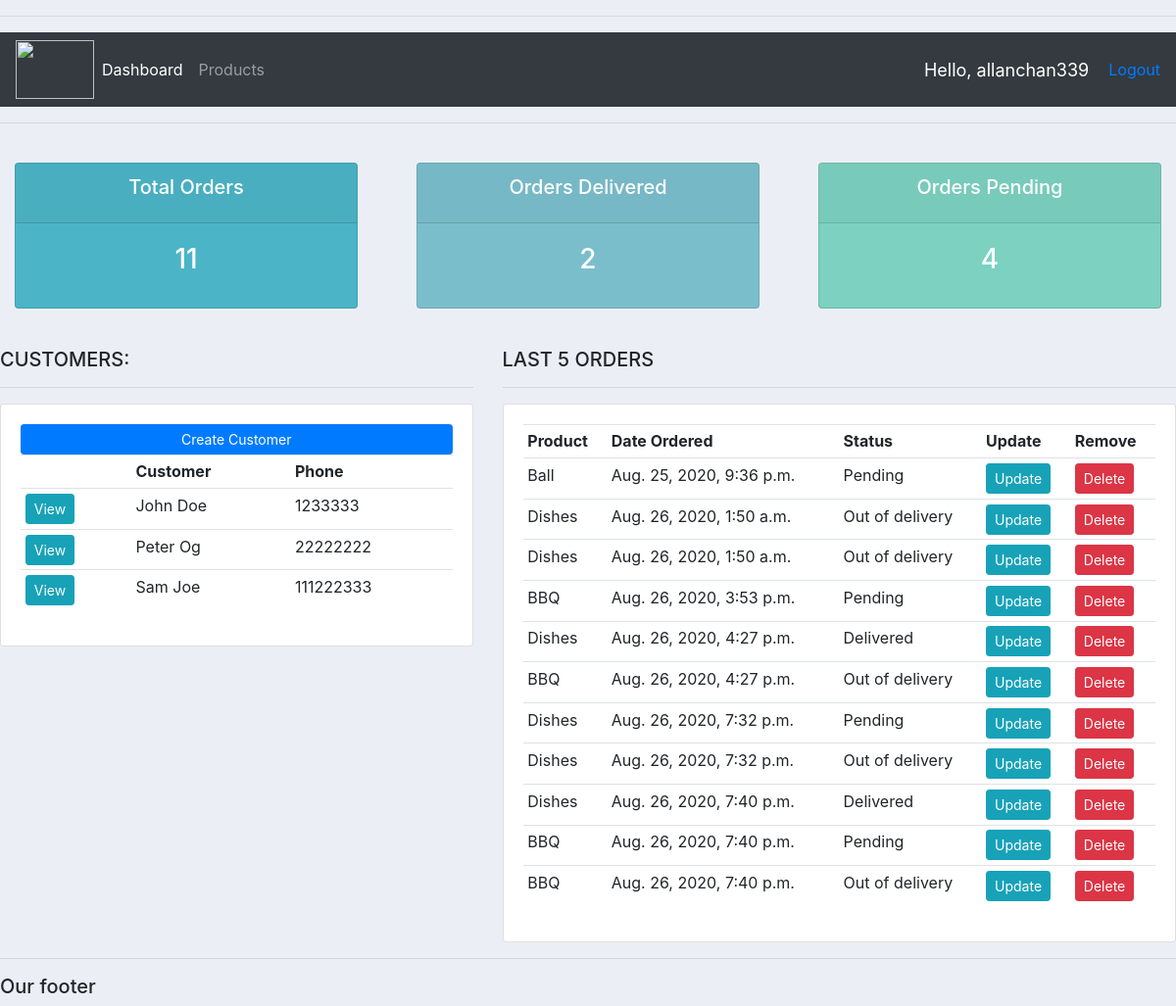
Before: / (signed in) with the older database file.
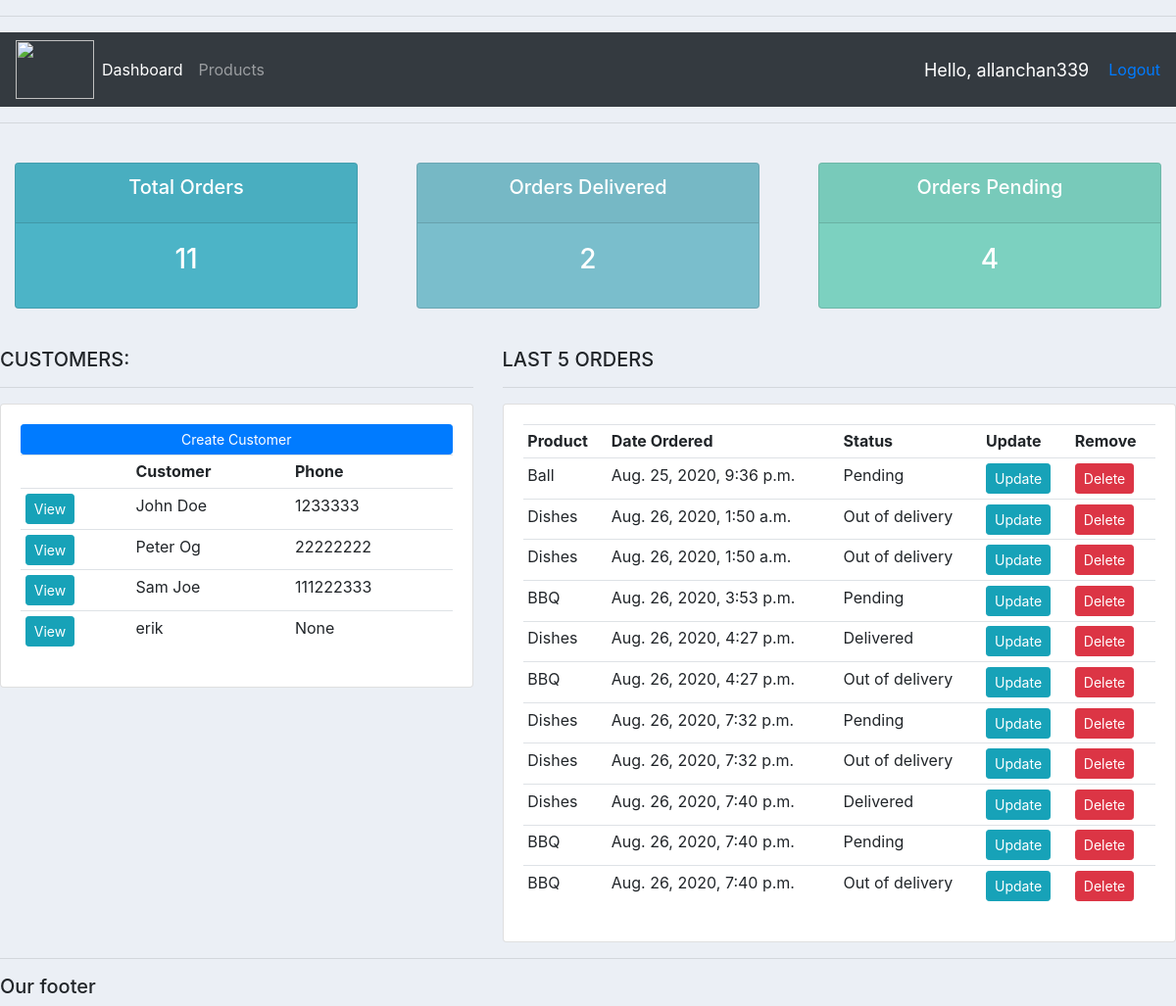
After: the same page with the newer database file.
### accounts/models.py (models this page shows, shortened)
class Customer(models.Model):
    user = models.OneToOneField(User, blank = True, null = True, on_delete = models.CASCADE)
    name = models.CharField(max_length = 200, null = True)
    phone = models.CharField(max_length = 200, null = True)
    email = models.CharField(max_length = 200, null = True)
    profile_pic = models.ImageField(default = 'html-flat.png', null = True, blank = True)
    date_created = models.DateTimeField(auto_now_add = True)

class Order(models.Model):
    STATUS = (
            ('Pending', 'Pending'),
            ('Out of delivery', 'Out of delivery'),
            ('Delivered', 'Delivered')
            )
    customer = models.ForeignKey(Customer, null = True,
                                 on_delete = models.SET_NULL)  # on_delete is false, which means the
    product = models.ForeignKey(Product, null = True, on_delete = models.SET_NULL)
    status = models.CharField(max_length = 200, null = True, choices = STATUS)
    date_created = models.DateTimeField(auto_now_add = True, null = True)
    note = models.CharField(max_length = 1000, null = True)

class Product(models.Model):
    CATEGORY = (
            ('Indoor', 'Indoor'),
            ('Out Door', 'Out Door'),
            )
    name = models.CharField(max_length = 200, null = True)
    price = models.FloatField(null = True)
    category = models.CharField(max_length = 200, null = True, choices = CATEGORY)
    description = models.CharField(max_length = 200, null = True, blank = True)
    date_created = models.DateTimeField(auto_now_add = True, null = True)
    tags = models.ManyToManyField(Tag)
    def __str__(self):
        return self.name

### accounts/decorators.py (the view)
    def wrapper_function(request, *args, **kwargs):
        group = None
        if request.user.groups.exists():
            group = request.user.groups.all()[0].name
        if group == 'customer':
            return redirect('user-page')
        if group == 'admin':
            return view_func(request, *args, **kwargs)

### accounts/views.py (called while the page is built)
@login_required(login_url = 'login')
@admin_only
def home(request):
    orders = Order.objects.all()  # django shell function (API)???
    customers = Customer.objects.all()
    total_customers = customers.count()
    total_orders = orders.count()
    delivered = orders.filter(status = 'Delivered').count()
    pending = orders.filter(status = 'Pending').count()  # this status is the database columns
    context = {'orders': orders, 'customers': customers, 'total_customers': total_customers, 'total_orders':
        total_orders, 'delivered': delivered, 'pending': pending}
    return render(request, 'accounts/dashboard.html', context)

### templates/accounts/dashboard.html
{% extends 'accounts/main.html' %}
{% block content %}
    {% include 'accounts/status.html' %}
    <br>
    <div class="row">
        <div class="col-md-5">
            <h5>CUSTOMERS:</h5>
            <hr>
            <div class="card card-body">
                <a class="btn btn-primary  btn-sm btn-block" href="">Create Customer</a>
                <table class="table table-sm">
                    <tr>
                        <th></th>
                        <th>Customer</th>
                        <th>Phone</th>
                    </tr>
                    {% for customer in customers %}
                        <tr>
                            <td><a href="{% url 'customer' customer.id %}" class="btn btn-sm btn-info">View</a></td>
                            <td>{{ customer.name }}</td>
                            <td>{{ customer.phone }}</td>
                        </tr>
                    {% endfor %}
                </table>
            </div>
        </div>
        <div class="col-md-7">
            <h5>LAST 5 ORDERS</h5>
            <hr>
            <div class="card card-body">
                <table class="table table-sm">
                    <tr>
                        <th>Product</th>
                        <th>Date Ordered</th>
                        <th>Status</th>
                        <th>Update</th>
                        <th>Remove</th>
                    </tr>
                    {% for order in orders %}
                        <tr>
                        <td>{{ order.product }}</td>
                        <td>{{ order.date_created }}</td>
                        <td>{{ order.status }}</td>
                        <td><a class="btn btn-sm btn-info" href="{% url 'update_order' order.id %}">Update</a></td>
                        <td><a class="btn btn-sm btn-danger" href="{% url 'delete_order' order.id %}">Delete</a></td>
                        </tr>
                    {% endfor %}
                </table>
            </div>
        </div>
    </div>
{% endblock %}

Changed rows visible on the page:
added Customer: name "erik", phone "None"
